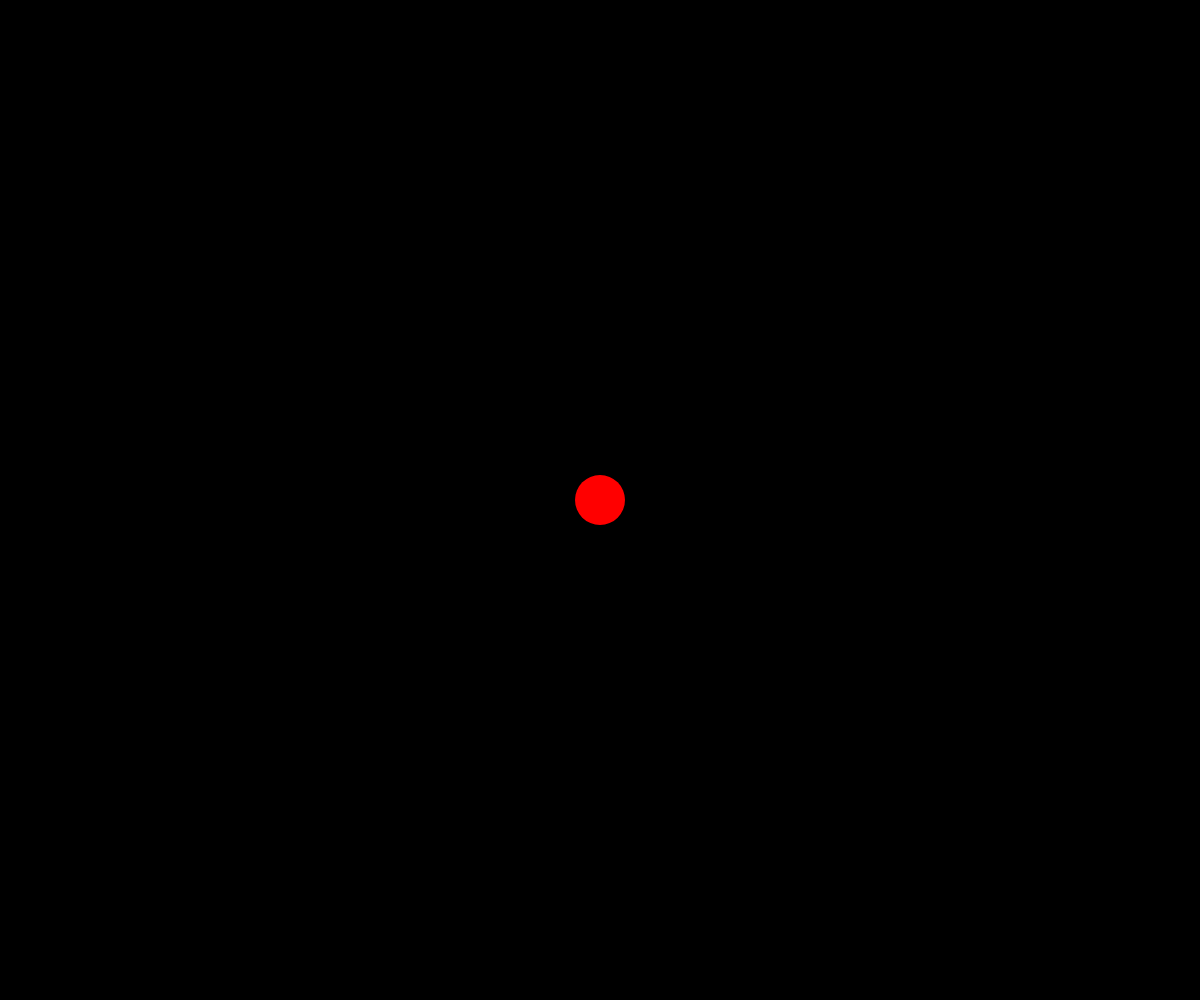
Frame 1 (no input)
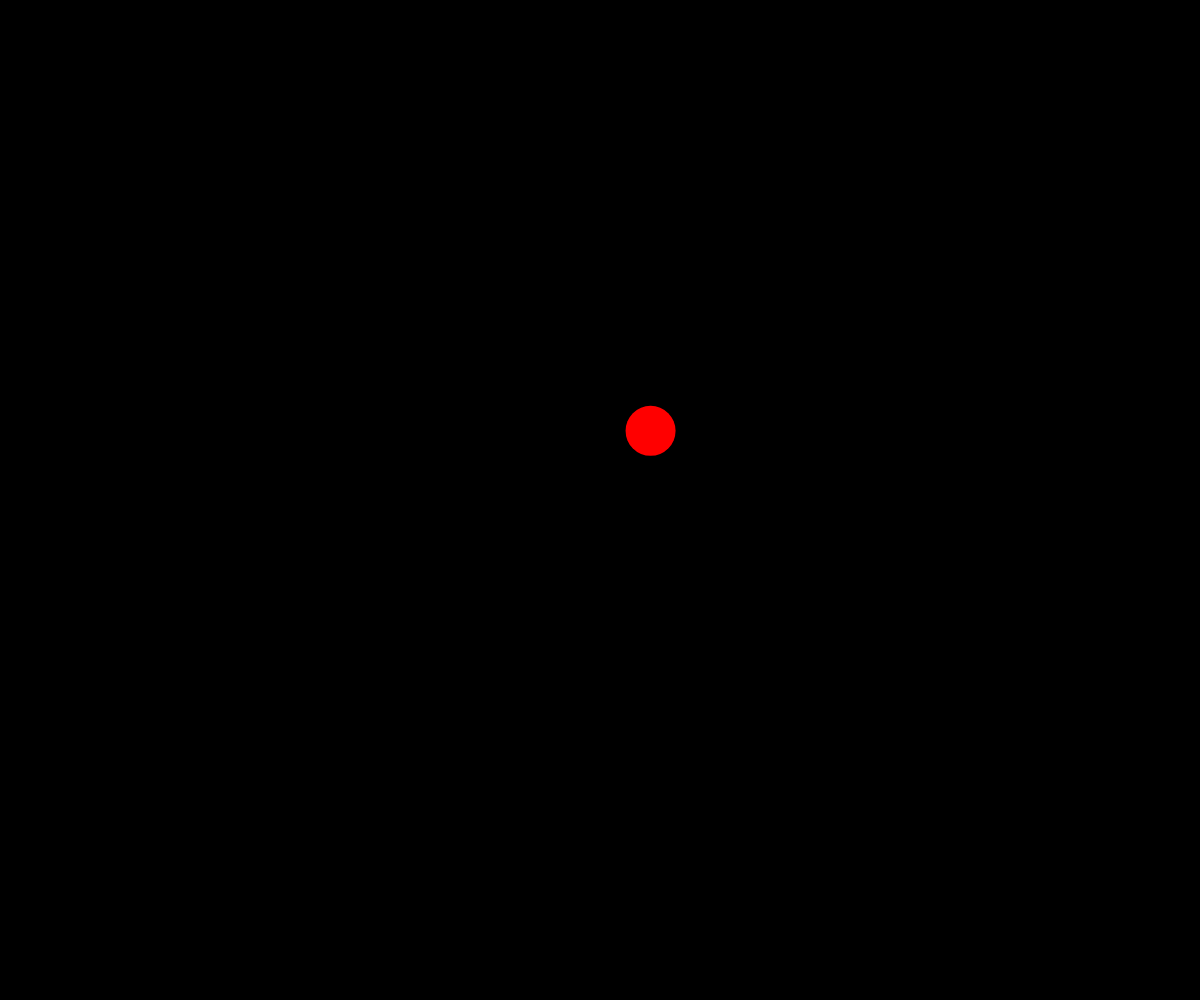
Frame 60 (no input)
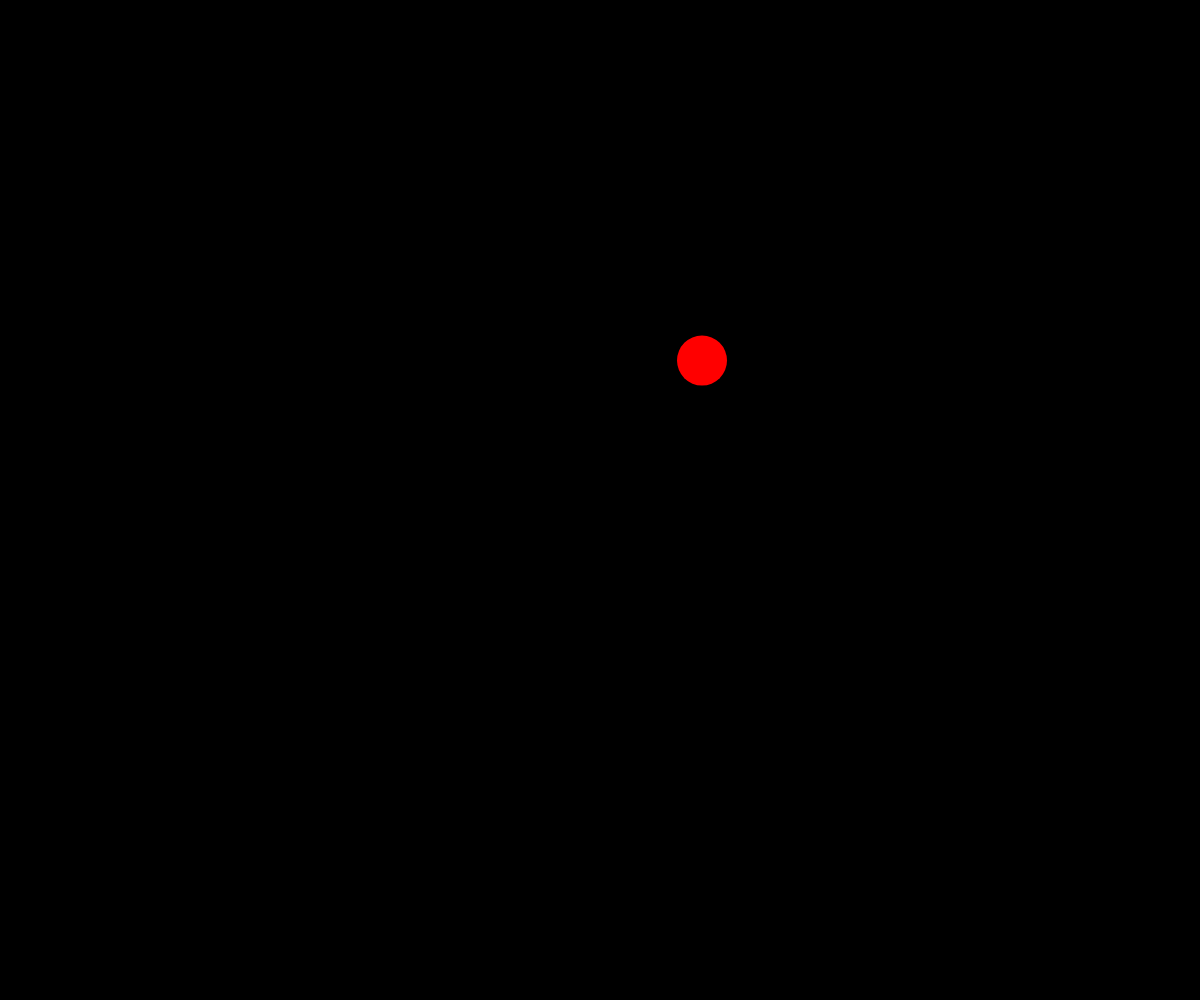
Frame 120 (the mouse pressed at the canvas centre since frame 60)

The p5.js sketch that drew these frames (run headless with seeded random() and noise() and a simulated clock; from frame 60 on, the mouse is pressed at the canvas centre):

// p5.js sketch
// ── sketch.js
// Ball Class Example
// Week 11


// create a variable for the ball object
let ball;

function setup() {
    createCanvas(windowWidth, windowHeight);

    // create a new ball object of class type "Ball"
    ball = new Ball(width / 2, height / 2, 50, 'red');
}

function draw() {
    background(0);

    // call the ball's methods
    ball.display();
    ball.move();
    ball.edgeCheck();
}


//////////////////////////////////////////////////
//      BALL CLASS DEFINITION
//////////////////////////////////////////////////
class Ball {
    constructor(x, y, size, color) {
        this.color = color;
        this.size = size;
        this.rad = this.size / 2;
        this.posX = x;
        this.posY = y;
        this.deltaX = random(-2, 2);
        this.deltaY = random(-2, 2);
    }

    display() {
        push();
        // remove the balls outer stroke
        noStroke();
        // set the balls fill color
        fill(this.color);
        // set the position of the ball
        translate(this.posX, this.posY);
        ellipse(0, 0, this.size);
        pop();
    }

    move() {
        this.posX += this.deltaX;
        this.posY += this.deltaY;
    }

    edgeCheck() {
        // check if the ball has hit a vertical wall (left or right walls)
        if (this.posX + this.rad >= width || this.posX - this.rad <= 0) {
            this.deltaX *= -1;
        }
        // check if the ball has hit a horizontal wall (top or bottom walls)
        if (this.posY + this.rad >= height || this.posY - this.rad <= 0) {
            this.deltaY *= -1;
        }
    }
}
